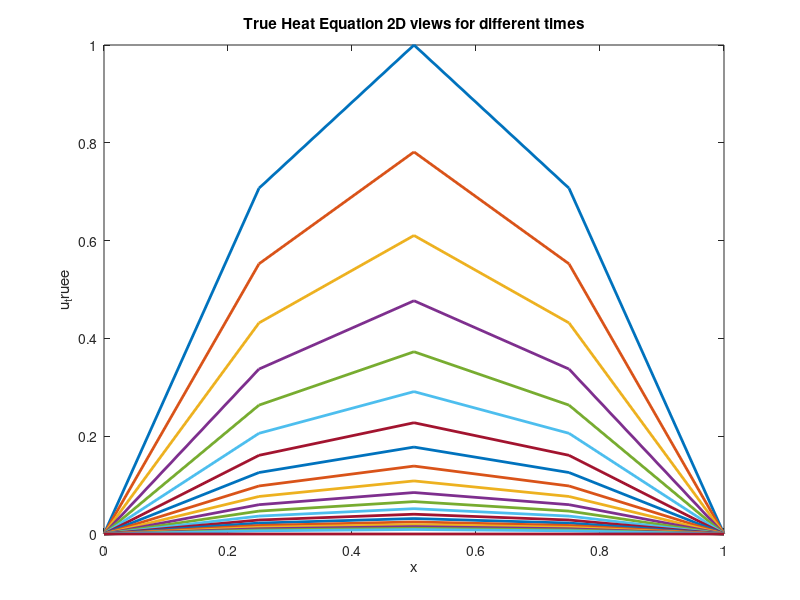
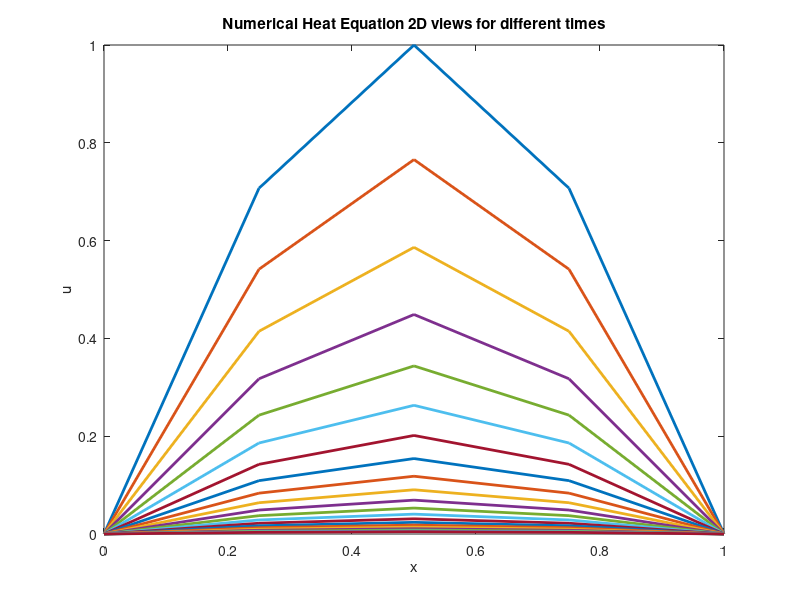
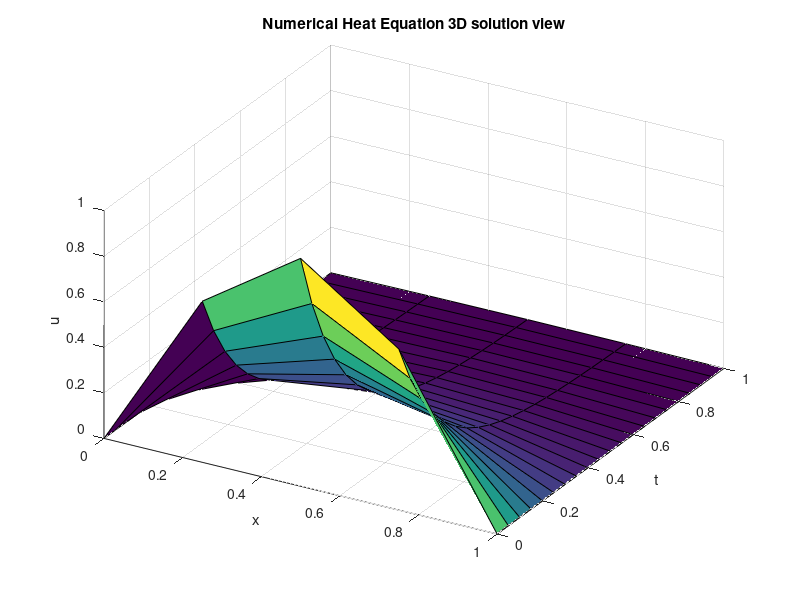
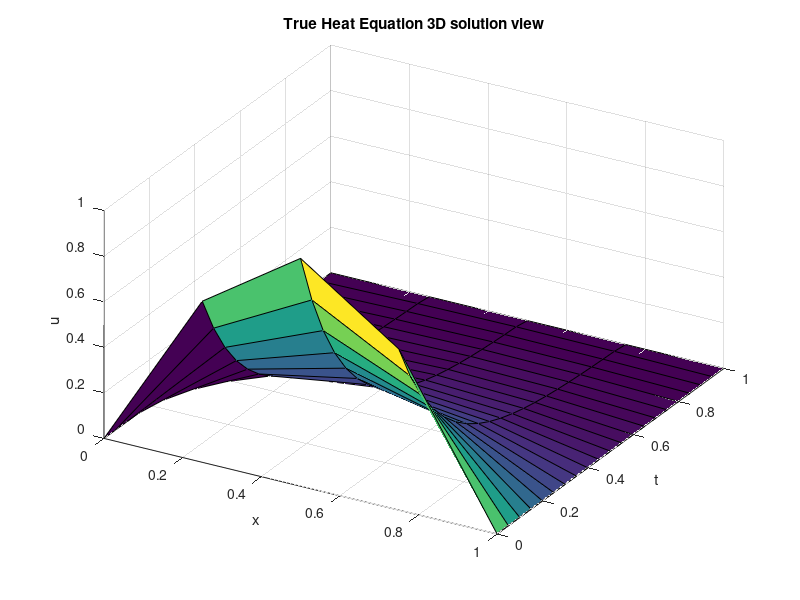

MATLAB code for these plots, in order: (Note: this script raises an error after producing the figures.)
clc
clear
% Initialize
x_0=0;
t_0=0;

L=1; %x length
T=1; %time to elapse
D=1/2; %Diffusivity coeff
M=2^2; %various different space step iterations

K=20;
dx=L/M;
dt=T/K;

for j=1:K+1
    t(j)=(j-1)*dt;
end %time steps for mesh

R=D*dt/dx^2; % 
if R >= 1/2
    disp('R must be less than 1/2. Try lowering value of M')
    return
end


% Numerical Soln Loop

% Position Mesh Points
for i=1:M+1
    x(i)=(i-1)*dx; %since Matlab begins at 1, x_0 must be i-1
end

a = @(t) 0;         %2*t;       %boundary condition x=0
b = @(t) 0;           %2*t+L;     %boundary condition x=L
g = @(x) sin(pi.*x);  %x.^2;      %initial condition, t=0


u=zeros(K+1, M+1);

u(:,1)=a(t'); %input BCs
u(:,end)=b(t');
u(1,:)=g(x); %input ICs



% Forward Difference Scheme
for j=1:K
    for i=2:M
        u(j+1,i) = u(j,i) + R*(u(j, i+1) - 2*u(j, i) + u(j, i-1));         %u(j+1,i)=(1-2R)*u(j,i) + R*(u(j,i+1) + u(j, i-1))
    end
end
  
    

%loop for exact solution
u_true=zeros(K+1, M+1);

for j=1:K
    for i=1:M
        u_true(j,i) = sin(pi.*x(i))*exp(-D*pi^2*t(j));       %note, the exp coul 
        
        %u(j+1,i)=(1-2R)*u(j,i) + R*(u(j,i+1) + u(j, i-1)) as alt equation
    end
end


figure(1)
for j=1:K+1
    plot(x,u_true(j,:),'linewidth',2);
    hold on;
end
title('True Heat Equation 2D views for different times')
xlabel('x')
ylabel('u_truee')

figure(2)
for j=1:K+1
    plot(x,u(j,:),'linewidth',2);
    hold on;
end
title('Numerical Heat Equation 2D views for different times')
xlabel('x')
ylabel('u')


figure(3)
X1=kron(ones(K+1,1),x);
T1=kron(ones(1,M+1),t');
surf(X1,T1,u)
view(30,40);
title('Numerical Heat Equation 3D solution view')
xlabel('x')
ylabel('t')
zlabel('u')

figure(4)
X1=kron(ones(K+1,1),x);
T1=kron(ones(1,M+1),t');
surf(X1,T1,u_true)
view(30,40);
title('True Heat Equation 3D solution view')
xlabel('x')
ylabel('t')
zlabel('u')

figure(5)
plot(x,u(K,:),'linewidth',2);
hold on;
plot(x,u_true(K,:),'linewidth',2);


% Errors and norms

    L_inf = max(max(abs(u-u_true)));

    L2 = norm(u-u_true);

    L1  = norm(u-u_true);

    L1 = L1';
    L2 = L2';
    L_inf = L_inf';
    
    u
    results = table(L1,L2,L_inf)
